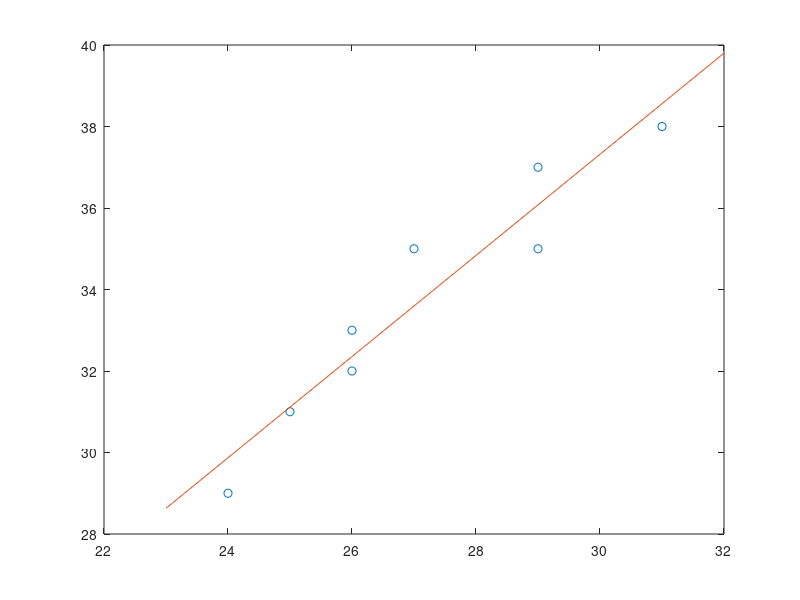

Source code (MATLAB):
clear
clc

rumorosita=[25;26;29;31;24;29;26;27];
peso=[31;33;37;38;29;35;32;35];

p=polyfit(rumorosita,peso,1);
f=@(x) p(1)*x+p(2);

x=min(rumorosita)-1:0.1:max(rumorosita)+1;
y=f(x);

plot(rumorosita, peso, 'o', x, y);

#calcolo coefficente di Pearson

x=rumorosita;
y=peso;
xbar=mean(x);
ybar=mean(y);

Sxx=0.0;
Syy=0.0;
Sxy=0.0;
for i=1:length(x)
  Sxx+=(x(i)-xbar)^2;
  Syy+=(y(i)-ybar)^2;
  Sxy+=(x(i)-xbar)*(y(i)-ybar);
end
SSreg=(Sxy)^2/Sxx;
SSres=(Sxx*Syy-Sxy^2)/Sxx;

R2=SSreg/Syy
R2corr=1-((SSres/(length(x)-2))/(Syy/(length(x)-1)))

R=corrcoef(x,y)

regressione=f;
regressione(40)